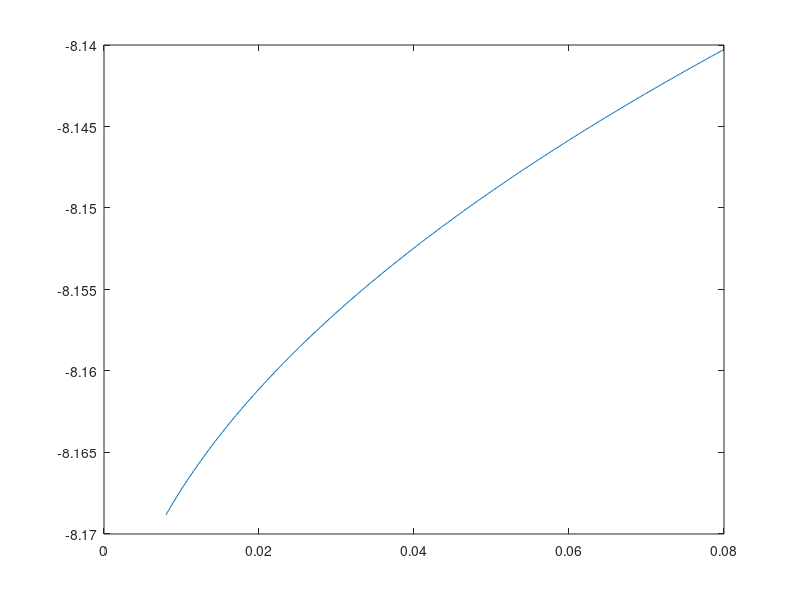

Write MATLAB code to recreate this figure. (Note: this script raises an error after producing the figure.)

function bisect()
  rho=1.23;mu=1.79e-5;D=0.005;V=40;e=0.0015/1000;
  Re=rho*V*D/mu;
  g=@(f) 1/sqrt(f)+2*log10(e/(3.7*D)+2.51/(Re*sqrt(f)));
  who
  fplot(g,[0.08,0.008]),grid,xlabel("f"),ylabel("g(f)")
  who
  disp (" ")
 end
